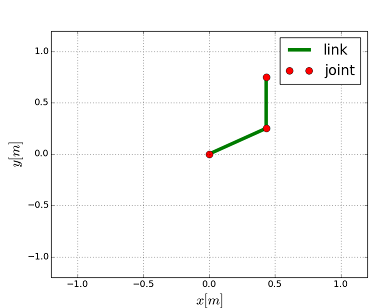

Source code (Python):
# -*- coding: utf-8 -*-
import numpy as np
from numpy import sin,cos
import matplotlib.pyplot as plt

# 並進行列(x軸方向に並進)
def L(l):
    Li = np.matrix((
        ( 1., 0., l),
        ( 0., 1., 0.),
        ( 0., 0., 1.)
    ));
    return Li

# 回転行列(z軸周りに回転)
def R(th):
    Ri = np.matrix((
        (cos(th), -sin(th), 0.),
        (sin(th),  cos(th), 0.),
        (0., 0., 1.)
    ));
    return Ri

# 順運動学の計算
def arm2_fk(l1, l2, th1, th2):
    # 原点座標（縦ベクトル）
    vec = np.array([[0.],[0.],[1.]] );
    # 順運動学の計算
    (x1, y1, z1) = R(th1)*L(l1)*vec;                # 第1関節の位置
    (x2, y2, z2) = R(th1)*L(l1)*R(th2)*L(l2)*vec;   # 第2関節の位置
    return x1, y1, x2, y2


# グラフの描画
def plot(x, y):
    fn = "Times New Roman"
    # グラフ表示の設定
    fig = plt.figure()
    ax = fig.add_subplot(111, axisbg="w")
    ax.tick_params(labelsize=13)                    # 軸のフォントサイズ
    plt.xlabel("$x [m]$", fontsize=20, fontname=fn)
    plt.ylabel("$y [m]$", fontsize=20, fontname=fn)
    plt.plot(x, y,"-g",lw=5,label="link")           # リンクの描画
    plt.plot(x, y,"or",lw=5, ms=10,label="joint")   # 関節の描画
    plt.xlim(-1.2,1.2)
    plt.ylim(-1.2,1.2)
    plt.grid()
    plt.legend(fontsize=20) # 凡例
    plt.show()


def main():
    # 2リンクアームのパラメータ
    (l1, l2) = (0.5, 0.5);              #リンク1と2の長さ
    (th1, th2) = np.radians((30, 60))   # 第1, 2の関節角度
    # 順運動学の計算
    (x1, y1, x2, y2) = arm2_fk(l1, l2, th1, th2)
    # ロボットアームの描画
    x = (0, x1, x2)
    y = (0, y1, y2)
    plot(x, y)


if __name__ == '__main__':
    main()
